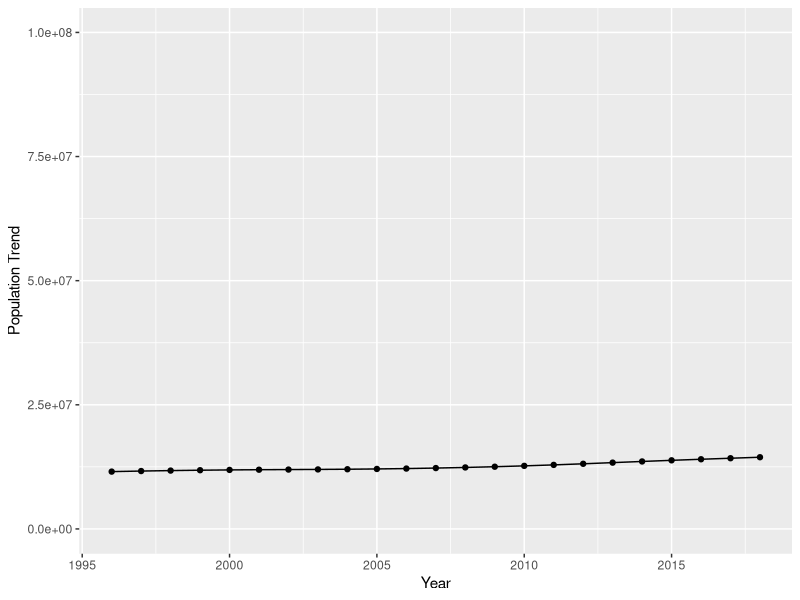
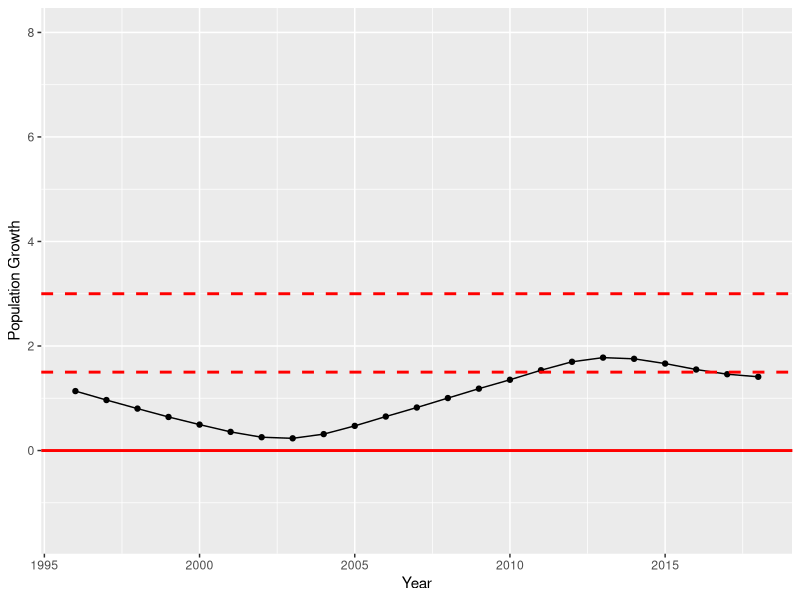

Source code (R) for these figures, in order:
## ---- chunk 1
knitr::opts_chunk$set(echo = FALSE)
## ---- chunk 2

library(readr)
populationData <- read_csv("populationData.csv")
populationVariables <- c("country", "iso3c", "date","population","popCategory5")
populationData <- populationData[populationVariables]
populationData <- populationData[order(populationData$date),]


# data by country
# country = x
x <- populationData[populationData$country == "Zimbabwe",]
#x
print(x, n = nrow(x))   # Print all rows of tibble
## ---- chunk 3

library(readr)
popGrowthData <- read_csv("populationData.csv")
popGrowthVariables <- c("country", "iso3c", "date","popGrowth", "popGrowthCat5")
popGrowthData <- popGrowthData[popGrowthVariables]
popGrowthData <- popGrowthData[order(popGrowthData$date),]


# data by country
# country = x
x1 <- popGrowthData[popGrowthData$country == "Zimbabwe",]
#x1
print(x1, n = nrow(x))   # Print all rows of tibble
## ---- chunk 4
library(ggplot2)
populationTrend <- ggplot(data=x, aes(x=date, y=population)) +
  geom_line()+
  geom_point() +
  ylim(0, 100000000) + 
  xlab("Year") +
  ylab("Population Trend")

plot(populationTrend)

# To save the figure:
# png("populationTrend.png")
# 
# plot(populationTrend)
# 
# dev.off()

## ---- chunk 5
library(ggplot2)

popGrowthBar <- ggplot(data=x1, aes(x=date, y=popGrowth)) +
  geom_line()+
  geom_point() +
  geom_hline(yintercept=0, color = "red", size = 1) +
  geom_hline(yintercept=1.5, linetype="dashed", color = "red", size = 1) +
  geom_hline(yintercept=3, linetype="dashed", color = "red", size = 1) +
  ylim(-1.5, 8) + 
  xlab("Year") +
  ylab("Population Growth")

plot(popGrowthBar)
# To save the figure:
# png("populationTrend.png")
# 
# plot(populationTrend)
# 
# dev.off()

